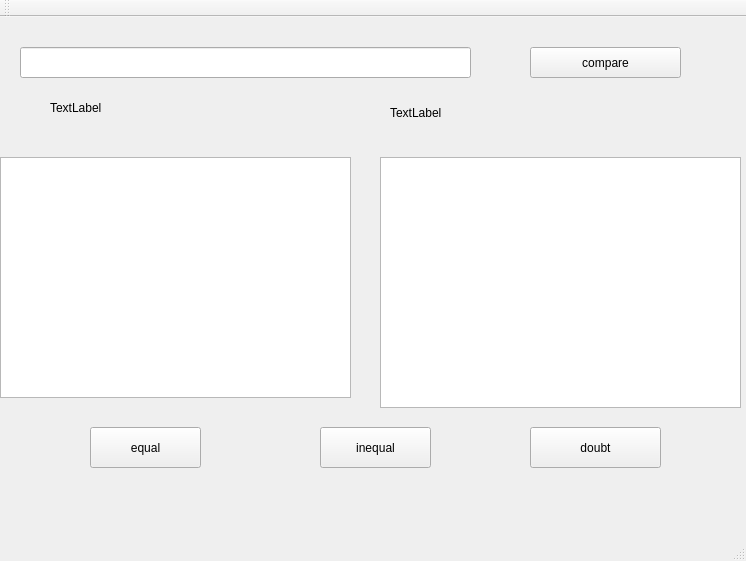
<?xml version="1.0" encoding="UTF-8"?>
<ui version="4.0">
 <class>MainWindow</class>
 <widget class="QMainWindow" name="MainWindow">
  <property name="geometry">
   <rect>
    <x>0</x>
    <y>0</y>
    <width>746</width>
    <height>561</height>
   </rect>
  </property>
  <property name="windowTitle">
   <string>MainWindow</string>
  </property>
  <widget class="QWidget" name="centralWidget">
   <widget class="QLineEdit" name="lineEdit">
    <property name="geometry">
     <rect>
      <x>20</x>
      <y>30</y>
      <width>451</width>
      <height>31</height>
     </rect>
    </property>
   </widget>
   <widget class="QPushButton" name="compareButton">
    <property name="geometry">
     <rect>
      <x>530</x>
      <y>30</y>
      <width>151</width>
      <height>31</height>
     </rect>
    </property>
    <property name="text">
     <string>compare</string>
    </property>
   </widget>
   <widget class="QLabel" name="label">
    <property name="geometry">
     <rect>
      <x>50</x>
      <y>70</y>
      <width>161</width>
      <height>41</height>
     </rect>
    </property>
    <property name="text">
     <string>TextLabel</string>
    </property>
   </widget>
   <widget class="QLabel" name="label_2">
    <property name="geometry">
     <rect>
      <x>390</x>
      <y>70</y>
      <width>171</width>
      <height>51</height>
     </rect>
    </property>
    <property name="text">
     <string>TextLabel</string>
    </property>
   </widget>
   <widget class="QListWidget" name="listWidget">
    <property name="geometry">
     <rect>
      <x>0</x>
      <y>140</y>
      <width>351</width>
      <height>241</height>
     </rect>
    </property>
   </widget>
   <widget class="QListWidget" name="listWidget_2">
    <property name="geometry">
     <rect>
      <x>380</x>
      <y>140</y>
      <width>361</width>
      <height>251</height>
     </rect>
    </property>
   </widget>
   <widget class="QPushButton" name="equalButton">
    <property name="geometry">
     <rect>
      <x>90</x>
      <y>410</y>
      <width>111</width>
      <height>41</height>
     </rect>
    </property>
    <property name="text">
     <string>equal</string>
    </property>
   </widget>
   <widget class="QPushButton" name="inequalButton">
    <property name="geometry">
     <rect>
      <x>320</x>
      <y>410</y>
      <width>111</width>
      <height>41</height>
     </rect>
    </property>
    <property name="text">
     <string>inequal</string>
    </property>
   </widget>
   <widget class="QPushButton" name="doubtButton">
    <property name="geometry">
     <rect>
      <x>530</x>
      <y>410</y>
      <width>131</width>
      <height>41</height>
     </rect>
    </property>
    <property name="text">
     <string>doubt</string>
    </property>
   </widget>
  </widget>
  <widget class="QMenuBar" name="menuBar">
   <property name="geometry">
    <rect>
     <x>0</x>
     <y>0</y>
     <width>746</width>
     <height>17</height>
    </rect>
   </property>
  </widget>
  <widget class="QToolBar" name="mainToolBar">
   <attribute name="toolBarArea">
    <enum>TopToolBarArea</enum>
   </attribute>
   <attribute name="toolBarBreak">
    <bool>false</bool>
   </attribute>
  </widget>
  <widget class="QStatusBar" name="statusBar"/>
 </widget>
 <layoutdefault spacing="6" margin="11"/>
 <resources/>
 <connections/>
</ui>
